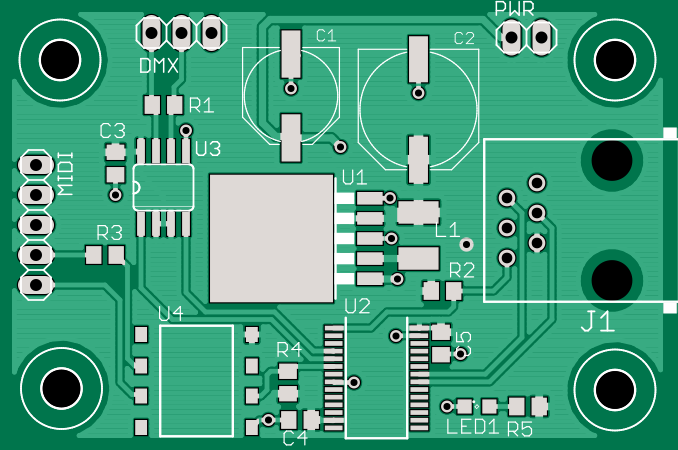

Source code (Python):
#! /usr/bin/env python
# -*- coding: utf-8 -*-

# Copyright 2015 Hamilton Kibbe <ham@hamiltonkib.be>

# Licensed under the Apache License, Version 2.0 (the "License");
# you may not use this file except in compliance with the License.
# You may obtain a copy of the License at

#     http://www.apache.org/licenses/LICENSE-2.0

# Unless required by applicable law or agreed to in writing, software
# distributed under the License is distributed on an "AS IS" BASIS, WITHOUT
# WARRANTIES OR CONDITIONS OF ANY KIND, either express or implied. See the
# License for the specific language governing permissions and limitations under
# the License.

"""
This example demonstrates the use of pcb-tools with cairo to render a composite
image from a set of gerber files. Each layer is loaded and drawn using a
GerberCairoContext. The color and opacity of each layer can be set individually.
Once all thedesired layers are drawn on the context, the context is written to
a .png file.
"""

import os
from gerber import read
from gerber.render import GerberCairoContext, theme

GERBER_FOLDER = os.path.abspath(os.path.join(os.path.dirname(__file__), 'gerbers'))


# Open the gerber files
copper = read(os.path.join(GERBER_FOLDER, 'copper.GTL'))
mask = read(os.path.join(GERBER_FOLDER, 'soldermask.GTS'))
silk = read(os.path.join(GERBER_FOLDER, 'silkscreen.GTO'))
drill = read(os.path.join(GERBER_FOLDER, 'ncdrill.DRD'))

# Create a new drawing context
ctx = GerberCairoContext()

# Set opacity and color for copper layer
ctx.alpha = 1.0
ctx.color = theme.COLORS['hasl copper']

# Draw the copper layer
copper.render(ctx)

# Set opacity and color for soldermask layer
ctx.alpha = 0.75
ctx.color = theme.COLORS['green soldermask']

# Draw the soldermask layer
mask.render(ctx, invert=True)

# Set opacity and color for silkscreen layer
ctx.alpha = 1.0
ctx.color = theme.COLORS['white']

# Draw the silkscreen layer
silk.render(ctx)

# Set opacity for drill layer
ctx.alpha = 1.0
ctx.color = theme.COLORS['black']
drill.render(ctx)

# Write output to png file
ctx.dump(os.path.join(os.path.dirname(__file__), 'cairo_example.png'))
